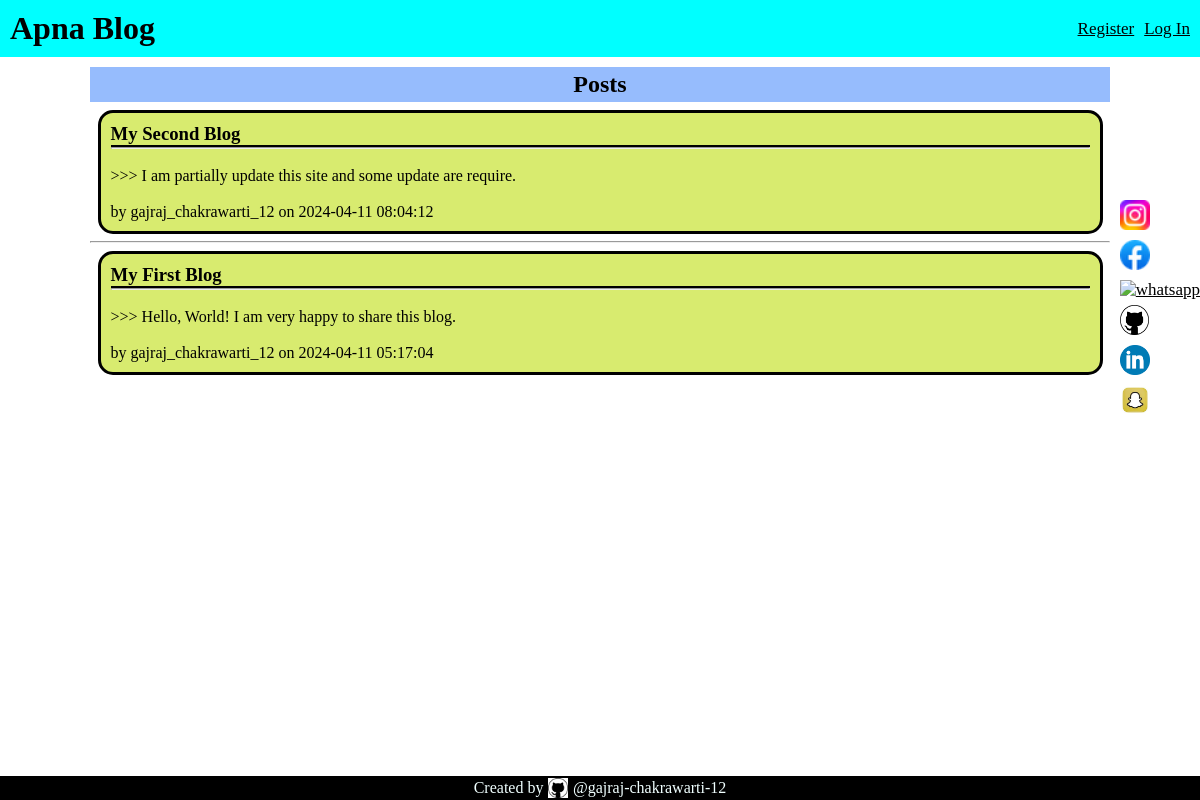
Before: / with the older database file.
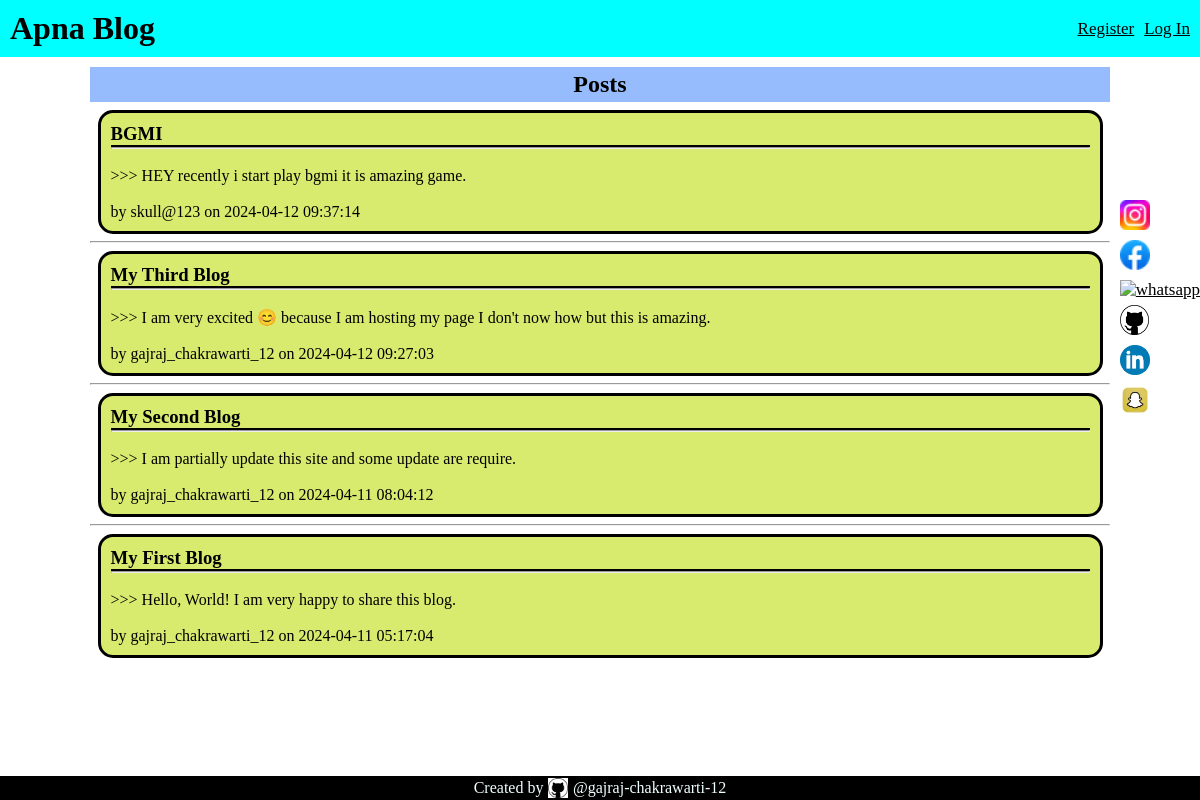
After: the same page with the newer database file.
### tables this page shows
CREATE TABLE post (
  id INTEGER PRIMARY KEY AUTOINCREMENT,
  author_id INTEGER NOT NULL,
  created TIMESTAMP NOT NULL DEFAULT CURRENT_TIMESTAMP,
  title TEXT NOT NULL,
  body TEXT NOT NULL,
  FOREIGN KEY (author_id) REFERENCES user (id)
);

CREATE TABLE user (
  id INTEGER PRIMARY KEY AUTOINCREMENT,
  first_name VARCHAR(20) NOT NULL,
  last_name VARCHAR(20) NOT NULL,
  phone_number INTEGER(10) UNIQUE NOT NULL,
  email TEXT UNIQUE NOT NULl,
  username TEXT UNIQUE NOT NULL,
  password TEXT NOT NULL
);

### flaskr/blog.py (the view)
@bp.route('/')
def index():
    db = get_db()
    posts = db.execute(
        'SELECT p.id, title, body, created, author_id, username'
        ' FROM post p JOIN user u ON p.author_id = u.id'
        ' ORDER BY created DESC'
    ).fetchall()
    return render_template('blog/index.html', posts=posts)

### flaskr/auth.py (called while the page is built)
@bp.before_app_request
def load_logged_in_user():
    user_id = session.get('user_id')
    if user_id is None:
        g.user = None
    else:
        g.user = get_db().execute(
            'SELECT * FROM user WHERE id = ?', (user_id,)
        ).fetchone()

### flaskr/db.py (called while the page is built)
def get_db():
    if 'db' not in g:
        g.db = sqlite3.connect(
            current_app.config['DATABASE'],
            detect_types=sqlite3.PARSE_DECLTYPES
        )
        g.db.row_factory = sqlite3.Row
    return g.db

### flaskr/templates/blog/index.html
{% extends 'base.html' %}
{% block header %}
<h1>{% block title %}Posts{% endblock %}</h1>
{% endblock %}
{% block content %}
{% if g.user %}
{% for post in posts %}
{% if g.user['id'] == post['author_id'] %}
<article class="post">
  <header>
    <div>
      <h1>{{ post['title'] }}</h1>
    </div>
    <br>
  </header>
  <p class="body">>>> {{ post['body'] }}</p>
  <br>
  <div class="about">by {{ post['username'] }} on {{ post['created'].strftime('%Y-%m-%d %H:%M:%S') }}</div>
  <br>
  <div id="someoperation">
    <a class="action" href="{{ url_for('blog.update', id=post['id']) }}">Edit</a>
  </div>
  {% endif %}
</article>
{% if not loop.last %}
<hr>
{% endif %}
{% endfor %}
{% else %}
{% for post in posts %}
<article class="post">
  <header>
    <div>
      <h1>{{ post['title'] }}</h1>
    </div>
    <hr>
    <br>
  </header>
  <p class="body">>>> {{ post['body'] }}</p>
  <br>
  <div class="about">by {{ post['username'] }} on {{ post['created'].strftime('%Y-%m-%d %H:%M:%S') }}</div>
</article>
{% if not loop.last %}
<hr>
{% endif %}
{% endfor %}
{% endif %}
{% endblock %}

### flaskr/templates/base.html (shortened to what this page needs)
<!DOCTYPE html>
<html lang="en">
<head>
  <link rel="stylesheet" href="{{ url_for('static', filename='style.css')}}">
</head>
<body>
  <header id="header">
    <div class="headerdiv">
      {% if name %} <h1> {{ name }} </h1> {% else %} <h1>Apna Blog</h1> {% endif %}
    </div>
    <div class="headerdiv" id="headerdiv1">
      {% if g.user %}
      <p>{{ g.user['username'] }}</p>
      <h2 id="show_detail">&#8801;</h2>
      {% else %}
      <a href="/auth/register">Register</a>
      <a href="/auth/login">Log In</a>
      {% endif %}
    </div>
  </header>
  <div id="connectLink">
    <a href="https://www.instagram.com/gajraj_chakrawarti_12/"><img src="{{url_for('static',filename='instagram.png')}}"
        alt="instagram" id="instagram" class="img"></a>
    <a href="https://www.facebook.com/gajrajchakrawarti12"><img src="{{url_for('static',filename='facebook.png')}}"
        alt="facebook" id="facebook" class="img"></a>
    <a href="https://wa.me/qr/HBXBMXPYCLECN1"><img src="{{url_for('static',filename='whatsapp.png')}}" alt="whatsapp"
        id="whatsapp" class="img"></a>
    <a href="https://github.com/gajraj-chakrawarti-12"><img src="{{url_for('static',filename='github.png')}}"
        alt="github" class="img"></a>
    <a href="https://www.linkedin.com/in/gajraj-chakrawarti-356298297"><img
        src="{{url_for('static',filename='linkedin.png')}}" alt="linkedin" id="linkedin" class="img"></a>
    <a href="https://www.snapchat.com/add/chakravarti6687?share_id=ePaXTK3In34&locale=en-US"><img
        src="{{url_for('static',filename='snapchat.png')}}" alt="snapchat" id="snapchat" class="img"></a>
  </div>
  <div id="posts">
    <section class="content">
      <header>
        {% block header %}{% endblock %}
      </header>
      {% block content %}{% endblock %}
    </section>
  </div>
  <footer>
    <div id="footerdiv">
      <p>Created by </p><img src="{{url_for('static',filename='github.png')}}" alt="github" id="github">
      <p>@gajraj-chakrawarti-12</p>
    </div>
  </footer>
</body>
</html>

### flaskr/static/style.css (style rules this page uses)
* { margin: 0px; padding: 0px; }
#header { display: flex; background-color: cyan; }
.headerdiv { width: 50%; padding: 10px; display: flex; flex-wrap: wrap; align-items: center; gap: 10px; }
#headerdiv1 { justify-content: right; }
a { color: rgb(0, 0, 0); font-size: 17px; }
#connectLink { position: fixed; right: 0px; top: 25%; mix-blend-mode: multiply; display: flex; flex-direction: column; gap: 5px; transition: 3s; }
.img { transition: 2s; height: 30px; object-fit: contain; }
#posts { display: flex; flex-wrap: wrap; justify-content: center; }
.posts, .content { width: 85%; }
.content>header { background-color: rgb(150, 188, 253); color: rgb(0, 0, 0); height: 35px; display: flex; justify-content: center; align-items: center; margin-top: 10px; }
article { background-color: rgb(216, 235, 111); padding: 10px; margin: 7.5px; border: 3px solid black; border-radius: 15px; }
footer { position: fixed; bottom: 0px; width: 100%; background-color: black; height: 24px; }
#footerdiv { display: flex; justify-content: center; color: azure; align-items: center; }
#github { height: 20px; padding: 2px 5px; }
.post>header>div { border-bottom: 2px solid black; }

Changed rows visible on the page:
added post: title "BGMI", body "HEY recently i start play bgmi it is amazing game.", username "skull@123", created "2024-04-12 09:37:14"
added post: title "My Third Blog", body "I am very excited 😊 because I am hosting my page I don't now how but this is amazing.", username "gajraj_chakrawarti_12", created "2024-04-12 09:27:03"
